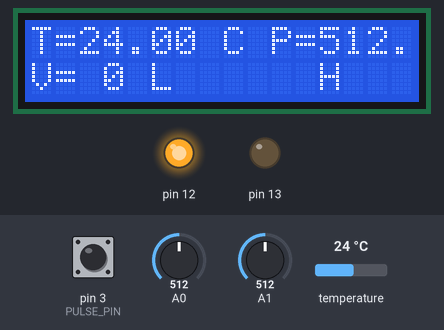
Simulated run of this sketch. Board: Arduino Uno, built with avr-gcc and run on an emulated ATmega328P. Parts: 16×2 character LCD, output pins drawn as LEDs (lit = HIGH). The test bench sets the inputs (shaded band); at power-on: temperature 24 °C, A1 = 512, pin 3 (PULSE_PIN) HIGH, A0 = 512. What the sketch prints to the serial monitor is not drawn.

Above: at 3.2 s.
3.3 s: temperature set to 7 °C
At 4.6 s:
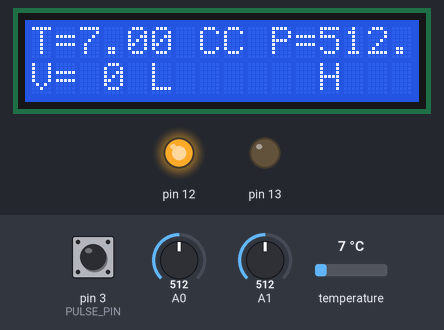
4.9 s: A1 set to 108
At 6.2 s:
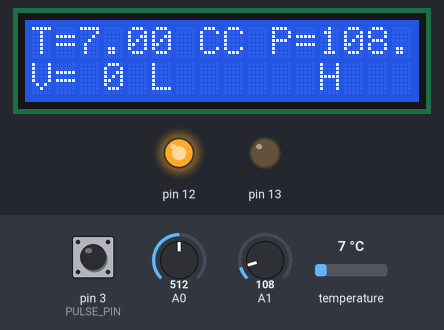
6.5 s: A1 set to 95
At 7.8 s:
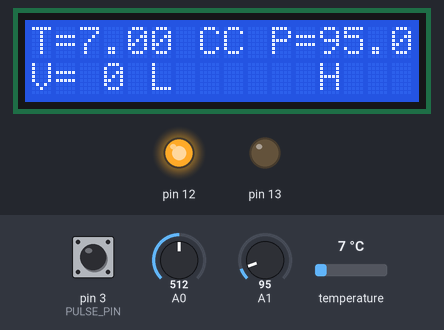
8.1 s: temperature set to 12 °C
At 9.4 s:
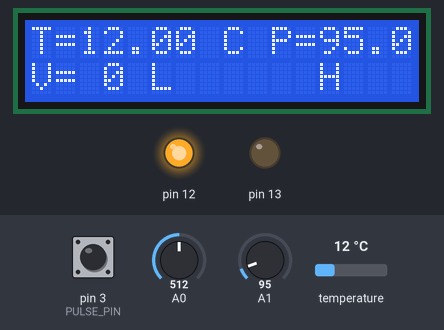
9.7 s: A1 set to 11
At 11.0 s:
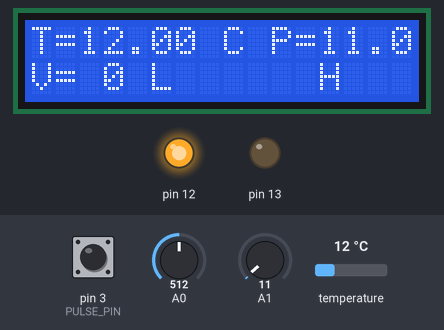
11.3 s: A1 set to 8
At 11.7 s:
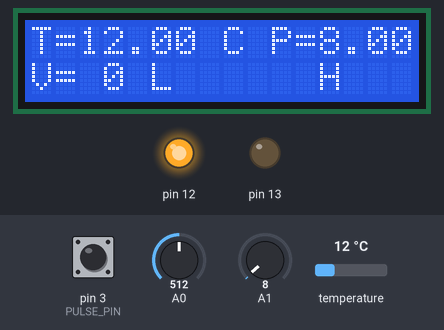
Timing chart, 0 to 13.8 s (numbered marks = the images above; inputs shaded):
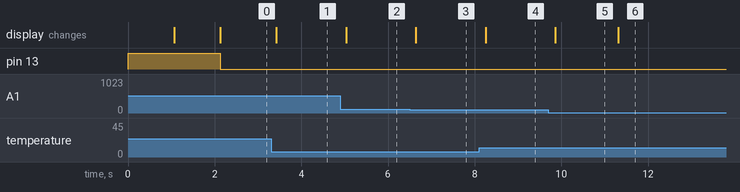

Measured:
- the behaviour switches between 100 and 99 on A1 (found by bisection; images 2 and 3)
- the behaviour switches between 10 and 9 on A1 (found by bisection; images 5 and 6)
- after the input at 3.3 s, the display: changes after 0.12 s (image 1)
- after the input at 4.9 s, the display: changes after 0.13 s (image 2)
- after the input at 6.5 s, the display: changes after 0.14 s (image 3)
- after the input at 8.1 s, the display: changes after 0.15 s (image 4)
- after the input at 9.7 s, the display: changes after 0.16 s (image 5)
- after the input at 11.3 s, the display: changes at once (image 6)

The sketch:

proga_1.ino
```cpp
#include <Bounce2.h>
#include <OneWire.h>
#include <LiquidCrystal.h>                // Подключяем библиотеку
LiquidCrystal lcd( 8, 9, 4, 5, 6, 7 );    // Указываем порты


OneWire ds(11);                           // Подключение датчика

bool tt=0;
bool t_old=0;

bool _trgt1 = 0;
bool _trgt1I = 0;
bool _trgt2 = 0;
bool _trgt2I = 0;

int PULSE_PIN = 3;
int water_counter = 0;
bool last_PULSE_PIN_State = false;

Bounce debouncer = Bounce();


void setup()
{
    pinMode(11, INPUT); //проверить пин
    pinMode(13, OUTPUT); //проверить пин
    pinMode(12, OUTPUT); //проверить пин
    pinMode(PULSE_PIN, INPUT_PULLUP); //проверить пин??
    digitalWrite(12, 1);
    digitalWrite(13, 1);
    debouncer.attach(PULSE_PIN);
    debouncer.interval(50); // Ignore interval


    lcd.begin(16, 2);            // Инициализируем LCD 16x2
    lcd.clear();
    lcd.setCursor(0,0);          // Установить курсор на первую строку
    lcd.print("Teplo 1.0");      // Вывести текст
    lcd.setCursor(0,1);          // Установить курсор на вторую строку
    lcd.print("--------");       // Вывести текст
    Serial.begin(9600);          // Включаем последовательный порт
    delay(1000);                 // Проверяем включился ли он
    lcd.clear();
    delay(1000);
}


void loop()
{
    int button = button_pressed();  //
    float temp = DS18_read();       //
    float Pres = analogRead(1);     // проверить пин. Сделать переменную
    int V1 = water();               //
    TR1(button);                    //
    TR2(button);                    //


    lcd.setCursor(0,0);             // Установить курсор на первую строку
    lcd.print("T=");                // Вывести текст
    lcd.setCursor(2,0);             // Установить курсор на вторую строку
    lcd.print(String(temp)+" C");

    lcd.setCursor(10,0);            // Установить курсор на первую строку
    lcd.print("P=");                // Вывести текст
    lcd.setCursor(12,0);            // Установить курсор на вторую строку
    lcd.print(String(Pres)+" Pa");

    lcd.setCursor(0,1);             // Установить курсор на первую строку
    lcd.print("V=");                // Вывести текст
    lcd.setCursor(3,1);             // Установить курсор на вторую строку
    lcd.print(String(V1)+" L");
    delay(100);

    // Задаем номер порта с которого производим считывание
    //lcd.setCursor(0,1);
    // Установить курсор на вторую строку
    //lcd.print (String(button));

}

int button_pressed()
{
    int x,y=0;                      // Создаем переменную x
    x = int(analogRead(0));        //проверить пин

    switch (x / 100)
    {
        case 0: y = 1;      // Если x меньше 100 перейти на следующею строк  //lcd.print ("Right ");
        case 1: y = 2;      // Если х меньше 200 перейти на следующию строку // lcd.print ("Up  ")
        case 2:             // Если х меньше 400 перейти на следующию строку
        case 3: y = 3;      //lcd.print ("Down ");
        case 4:             // Если х меньше 600 перейти на следующию строку
        case 5: y = 4;      // lcd.print ("Left  ");
        case 6:             // Если х меньше 800 перейти на следующию строку
        case 7: y = 5;      //lcd.print ("Select");         // Вывести текст
    }
    delay(50);
    return y;
    }

void TR1(int button)
{
    bool  _tmp1 = 0;
    if (button == 5)
    {
        _tmp1 =  1;
    }
    else
    {
        _tmp1 = 0;
    }
    if (_tmp1 && !_trgt1I) _trgt1 = ! _trgt1;
    _trgt1I = _tmp1;
    lcd.setCursor(12,1);
    if (_trgt1)
    {
        lcd.print ('H');
        digitalWrite(13, 0);
    }
    else
    {
        lcd.print (' ');
        digitalWrite(13, 1);
    }
}

void TR2(int button)
{
    bool  _tmp=0;
    if (button == 4)
    {
        _tmp = 1;
    }
    else
    {
        _tmp =  0;
    }
    if (_tmp && !_trgt2I) _trgt2 = ! _trgt2;

    _trgt2I = _tmp;
    lcd.setCursor(14,1);

    if (_trgt2)
    {
        lcd.print ('M');
        digitalWrite(12, 0);
    }
    else
    {
        lcd.print (' ');
        digitalWrite(12, 1);
    }
}

float DS18_read()
{
    // Определяем температуру от датчика DS18b20
    byte data[2]; // Место для значения температуры

    ds.reset(); // Начинаем взаимодействие со сброса всех предыдущих команд и параметров
    ds.write(0xCC); // Даем датчику DS18b20 команду пропустить поиск по адресу. В нашем случае только одно устрйоство
    ds.write(0x44); // Даем датчику DS18b20 команду измерить температуру. Само значение температуры мы еще не получаем
                    // - датчик его положит во внутреннюю память

    // delay(1000); // Микросхема измеряет температуру, а мы ждем.

    ds.reset(); // Теперь готовимся получить значение измеренной температуры
    ds.write(0xCC);
    ds.write(0xBE); // Просим передать нам значение регистров со значением температуры. // спросить про адреса

    // Получаем и считываем ответ
    data[0] = ds.read(); // Читаем младший байт значения температуры
    data[1] = ds.read(); // А теперь старший

    // Формируем итоговое значение:
    //    - сперва "склеиваем" значение,
    //    - затем умножаем его на коэффициент, соответсвующий разрешающей способности (для 12 бит по умолчанию - это 0,0625)
    float temperature =  ((data[1] << 8) | data[0]) * 0.0625;

    // Выводим полученное значение температуры в монитор порта
    Serial.println(temperature);
    return temperature;
}

int water()
{
    debouncer.update();

    // Read Reed Switch state
    int value = debouncer.read();

    // Now all processes are finished and we know exactly the state of the Reed Switch
    if ( value == LOW )
    {
        if (last_PULSE_PIN_State == false)
        {
            water_counter++;
            Serial.println("Water consumption: " + (String)(water_counter*10) + " l.");
        }
        last_PULSE_PIN_State = true;
    }
    else
    {
        last_PULSE_PIN_State = false;
    }
    int wc = water_counter*10;
    return wc;
}
```
